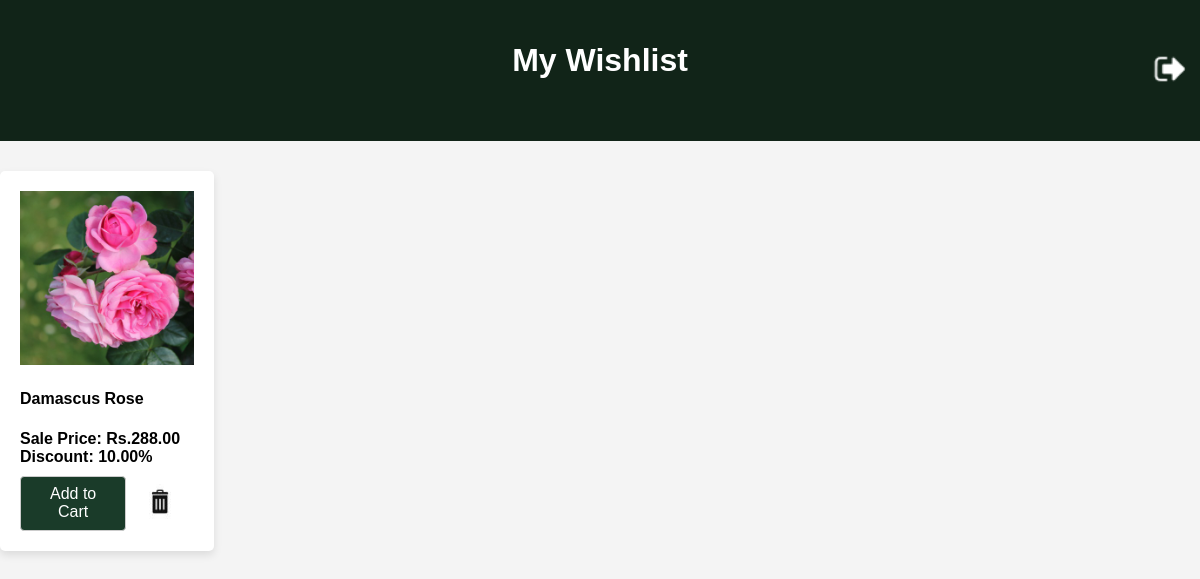
/wish/ (signed in), run on an earlier commit of the app's database.
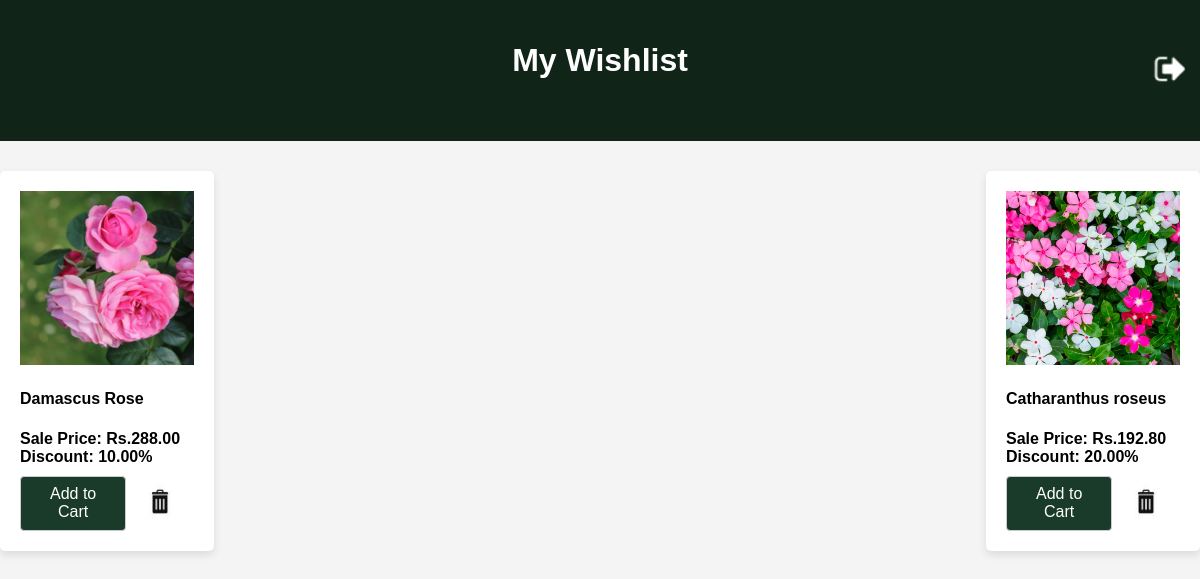
And on a later commit of the database.
### appplant/models.py (models this page shows, shortened)
class WishlistItem3(models.Model):
     user = models.ForeignKey(User, on_delete=models.CASCADE)
     product = models.ForeignKey('Product2', on_delete=models.CASCADE)

class Product2(models.Model):
     product_name = models.CharField(max_length=255)
     category = models.ForeignKey(Category2, on_delete=models.CASCADE)  # Use ForeignKey to relate to Category
     subcategory = models.ForeignKey(Subcategory2, on_delete=models.CASCADE)  # Use ForeignKey to relate to Subcategory
     stock = models.PositiveIntegerField(default=1, null=True)
     description = models.TextField()
     price = models.DecimalField(max_digits=10, decimal_places=2)
     discount = models.DecimalField(max_digits=5, decimal_places=2, default=0.0)
     sale_price = models.DecimalField(max_digits=10, decimal_places=2, editable=False)
     product_image = models.ImageField(upload_to='product_images/')
     STATUS_CHOICES = [
         ('In Stock', 'In Stock'),
         ('Out of Stock', 'Out of Stock'),
     ]
     status = models.CharField(max_length=20, choices=STATUS_CHOICES, default='In Stock')

### appplant/views.py (the view)
# urls.py: path('wish/',views.wishs, name='wish'),
def wishs(request):
    if request.user.is_authenticated:
        wishlist_items = WishlistItem3.objects.filter(user=request.user)
        return render(request, 'wish.html', {'wishlist_items': wishlist_items})
    else:
        return redirect('login')  # Redirect to the login page if the user is not authenticated

### templates/wish.html (shortened to what this page needs)
{% load static %}
<!DOCTYPE html>
<html lang="en">
<head>
    <link rel="stylesheet" href="https://cdnjs.cloudflare.com/ajax/libs/font-awesome/5.15.3/css/all.min.css" />
</head>
<body class="sub_page">
    <div class="header">
        <div class="header-buttons">
            <div class="container" style="background-color: #112418; padding: 20px 0; text-align: left; color: white;">
                <div>
                    <h1><center>My Wishlist</center></h1>
                    <a href="{% url 'home' %}"><img src="{% static 'images/log4.png' %}" alt="Cart" class="Cart-icon" style="margin-right: 10px;"></a>
                </div>
            </div>
        </div>
    </div>
    <div class="container">
        <div class="product-container">
            {% if wishlist_items %}
                {% for item in wishlist_items %}
                    <div class="product-card">
                        <a href="{% url 'product_details' item.product.id %}">
                            <img src="{{ item.product.product_image.url }}" alt="{{ item.product.product_name }}">
                        </a>
                        <h4 class="product-details">{{ item.product.product_name }}</h4>
                        <div class="product-price">
                            <span>Sale Price: Rs.{{ item.product.sale_price }}</span>
                            <span>Discount: {{ item.product.discount }}%</span>
                        </div>
                        <div class="product-buttons">
                            <a href="{% url 'add_to_cart' item.product.id %}" class="add-to-cart-btn">Add to Cart</a>
                            <a href="{% url 'delete_from_wishlist' item.product.id %}" class="remove-from-wishlist-btn">
                                <img src="{% static 'images/de10.jpg' %}" alt="Delete Icon">
                            </a>
                        </div>
                    </div>
                {% endfor %}
            {% else %}
                <p class="no-products">Your wishlist is empty!.</p>
            {% endif %}
        </div>
    </div>
</body>
</html>

What changed in the data, as far as the page shows it:
added WishlistItem3: product.product_image (picture), product.product_name "Catharanthus roseus", product.sale_price "192.80", product.discount "20.00"
